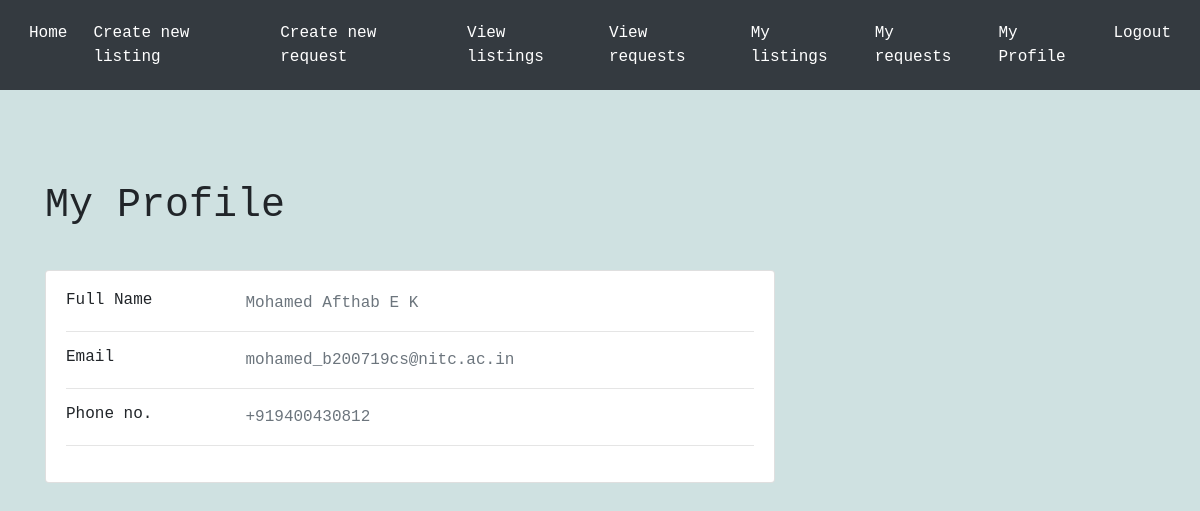
/myprofile (signed in), run on the app's committed database.
### tables this page shows
CREATE TABLE Users (
    id INTEGER PRIMARY KEY AUTOINCREMENT,
    name TEXT NOT NULL,
    phone TEXT NOT NULL,
    email TEXT NOT NULL UNIQUE,
    password TEXT NOT NULL
);

### app.py (the view)
@app.route('/myprofile')
def myprofile():
    conn = sqlite3.connect('database.db')
    c = conn.cursor()
    c.execute("SELECT * FROM users WHERE id = ?", (session['id'],))
    user = c.fetchone()
    return render_template('myprofile.html', user=user)

### templates/myprofile.html (shortened to what this page needs)
{% extends 'base.html' %}
{% block content %}
<br>
<div class='dashboard-app'>
    <div class='dashboard-content'>
        <div class='container'>
                <div class="title">
        <h1>My Profile</h1></br>
    </div>
    <div class="row">
        <div class="col-lg-8 col-md-10 ml-175px mr-auto">
            <div class="card mb-3">
                <div class="card-body">
                  <div class="row">
                    <div class="col-sm-3">
                      <h6 class="mb-0">Full Name</h6>
                    </div>
                    <div class="col-sm-9 text-secondary">{{  user[1]  }}
                    </div>
                  </div>
                  <hr>
                  <div class="row">
                    <div class="col-sm-3">
                      <h6 class="mb-0">Email</h6>
                    </div>
                    <div class="col-sm-9 text-secondary"> {{  user[3]  }}
                    </div>
                  </div>
                  <hr>
                  <div class="row">
                    <div class="col-sm-3">
                      <h6 class="mb-0">Phone no.</h6>
                    </div>
                    <div class="col-sm-9 text-secondary">{{  user[2]  }}
                    </div>
                  </div>
                  <hr>
                </div>
              </div>
        </div>
    </div>
</div>
{% endblock %}

### templates/base.html (style rules this page uses)
body { background-color: #fafafa; font-family: 'JetBrains Mono', monospace; }
body { background-color: #cfe1e1; font-family: 'JetBrains Mono', monospace; }

### data on the page
Users: name "Mohamed Afthab E K", email "mohamed_b200719cs@nitc.ac.in", phone "+919400430812"
